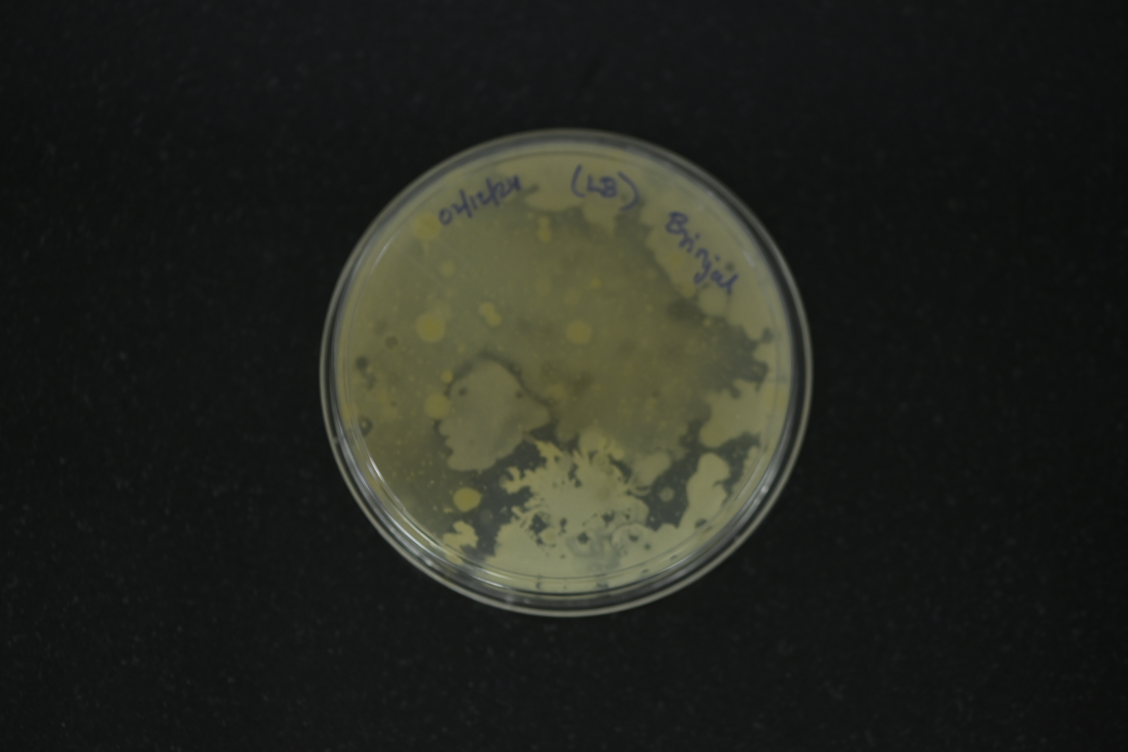
#> input picture dataset/Brinjal-LB/DAY - 3/_BLR6048.JPG, 4512 x 3008 px (shown at 1/4 size)
$ python -i microbial_features.py   (imports and definitions only)
#> lines starting #> are read from the running program, lines starting #| are printed output that depends on the picture; after the words box and inside, x2 and y2 are one past the last pixel; in counts of white or black regions, pixels touching at a corner belong together
# backend/models/microbial_features.py

import cv2
import numpy as np
from skimage.filters import threshold_local
from scipy.spatial import ConvexHull


def extract_microbial_features(image_path: str) -> dict:

    image = cv2.imread(image_path)
#> image is the input picture: shape (3008, 4512, 3); mean B, G, R 31, 37.2, 35.7

    if image is None:
        return {"error": "Image could not be loaded."}

    image = cv2.resize(image, (512, 512))
#> image: shape (512, 512, 3)
    gray = cv2.cvtColor(image, cv2.COLOR_BGR2GRAY)

    # --- STEP 1: Mask Petri Dish (remove background) ---
    blur = cv2.GaussianBlur(gray, (9, 9), 0)
    _, plate_mask = cv2.threshold(blur, 0, 255, cv2.THRESH_BINARY + cv2.THRESH_OTSU)
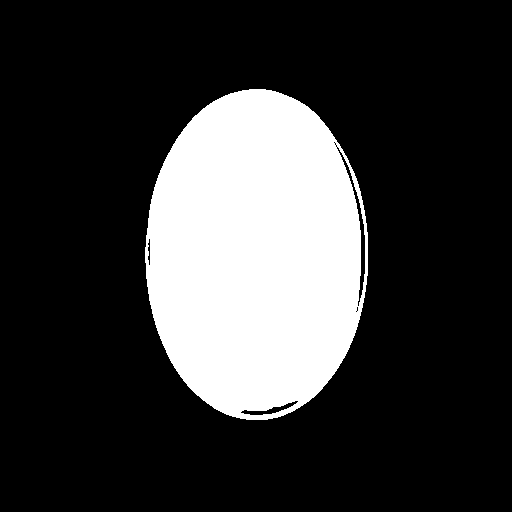
#> plate_mask: shape (512, 512); 21.9% white; 1 white region

    # Keep largest connected component (assume plate)
    contours_plate, _ = cv2.findContours(
        plate_mask, cv2.RETR_EXTERNAL, cv2.CHAIN_APPROX_SIMPLE
    )
#> contours_plate = 1 contour; box (x1, y1, x2, y2) and area: (145, 89, 368, 420) 57774
    largest = max(contours_plate, key=cv2.contourArea)
#> largest = contour of 396 points, box (x1, y1, x2, y2) (145, 89, 368, 420), area 57774
    plate_only = np.zeros_like(gray)
    cv2.drawContours(plate_only, [largest], -1, 255, -1)
#> plate_only: shape (512, 512); 22.2% white; 1 white region, box (x1, y1, x2, y2) and area: (145, 89, 368, 420) 58175

    masked = cv2.bitwise_and(gray, gray, mask=plate_only)

    # --- STEP 2: Improved Colony Segmentation (Adaptive + Edge Preservation) ---
    blur2 = cv2.GaussianBlur(masked, (5, 5), 0)

    # Adaptive threshold to capture faint colonies
    adaptive = threshold_local(blur2, block_size=61, offset=8)
    thresh = (blur2 > adaptive).astype("uint8") * 255
#> thresh: shape (512, 512); 92.9% white; 53 black regions (19 under 20 px), largest, box (x1, y1, x2, y2) and area: (133, 77, 380, 432) 11376, (185, 300, 248, 385) 1537, (289, 276, 344, 362) 1359

    # Morphological cleaning
    kernel = np.ones((3, 3), np.uint8)
    opening = cv2.morphologyEx(thresh, cv2.MORPH_OPEN, kernel, iterations=1)
#> opening: shape (512, 512); 92.8% white; 48 black regions (18 under 20 px), largest, box (x1, y1, x2, y2) and area: (133, 77, 380, 432) 11377, (185, 300, 248, 385) 1572, (289, 276, 344, 362) 1367
    opening = cv2.morphologyEx(opening, cv2.MORPH_CLOSE, kernel, iterations=2)
#> opening: shape (512, 512); 93.7% white; 27 black regions, largest, box (x1, y1, x2, y2) and area: (133, 77, 380, 432) 11374, (190, 302, 247, 384) 1423, (292, 277, 322, 360) 953

    # Distance transform
    dist_transform = cv2.distanceTransform(opening, cv2.DIST_L2, 5)
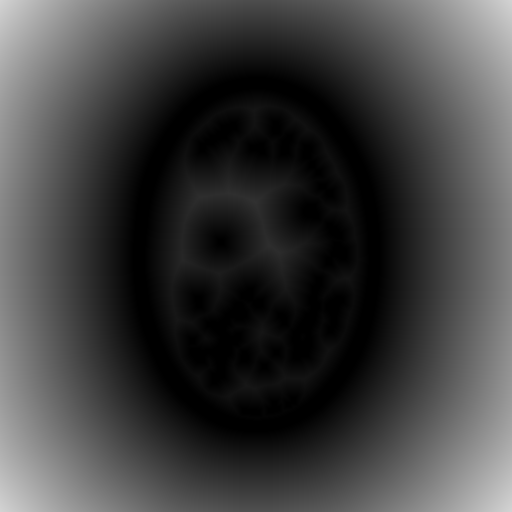
#> dist_transform: shape (512, 512) float32; min 0, max 211.9, mean 63.4
    _, sure_fg = cv2.threshold(
        dist_transform, 0.55 * dist_transform.max(), 255, 0
    )
#> sure_fg: shape (512, 512) float32; 19.3% white; 2 white regions, box (x1, y1, x2, y2) and area: (0, 0, 136, 512) 25507, (377, 0, 512, 512) 25199
    sure_fg = np.uint8(sure_fg)

    sure_bg = cv2.dilate(opening, kernel, iterations=3)
#> sure_bg: shape (512, 512); 98% white; 25 black regions (15 under 20 px), largest, box (x1, y1, x2, y2) and area: (136, 80, 377, 429) 4426, (215, 335, 235, 376) 221, (296, 341, 309, 356) 104
    unknown = cv2.subtract(sure_bg, sure_fg)
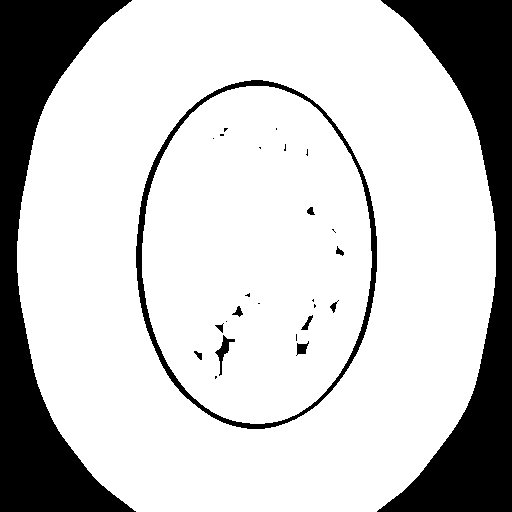
#> unknown: shape (512, 512); 78.7% white; 27 black regions (15 under 20 px), largest, box (x1, y1, x2, y2) and area: (0, 0, 136, 512) 25507, (377, 0, 512, 512) 25199, (136, 80, 377, 429) 4426

    # Marker labeling
    _, markers = cv2.connectedComponents(sure_fg)
#> markers: shape (512, 512) int32; 3 distinct labels, from 0 to 2
    markers = markers + 1
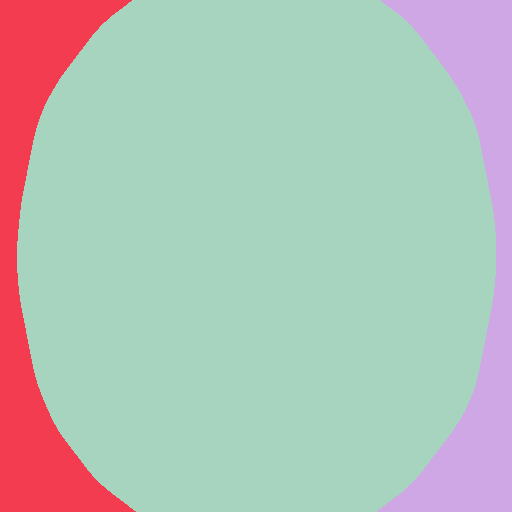
#> markers: shape (512, 512) int32; 3 distinct labels, from 1 to 3; one colour per label, 0 black
    markers[unknown == 255] = 0
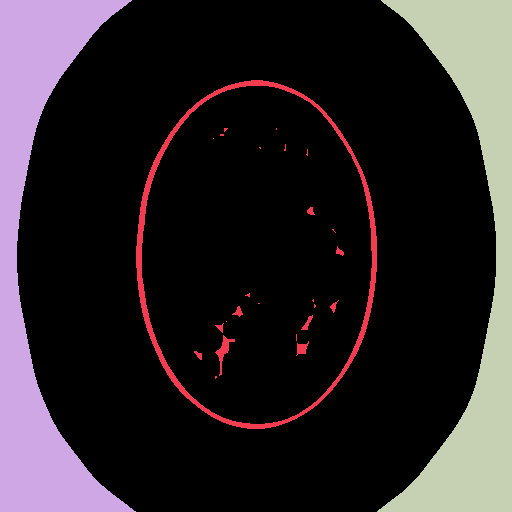
#> markers: shape (512, 512) int32; 4 distinct labels, from 0 to 3; one colour per label, 0 black

    # Watershed
    image_color = cv2.cvtColor(masked, cv2.COLOR_GRAY2BGR)
    markers = cv2.watershed(image_color, markers)
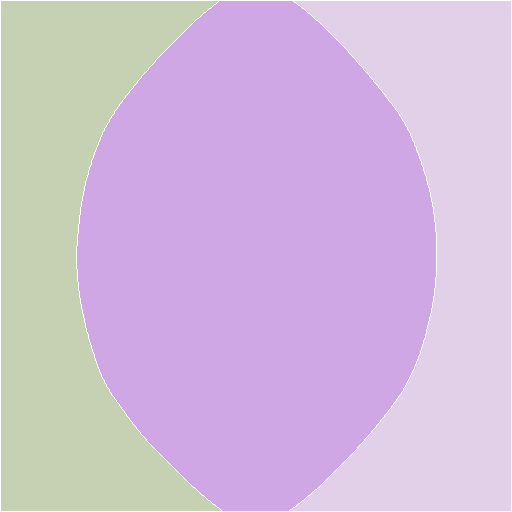
#> markers: shape (512, 512) int32; 4 distinct labels, from -1 to 3; one colour per label, 0 black, -1 white

    # Extract contours from watershed regions
    contours = []
    for marker in np.unique(markers):
        if marker <= 1:
            continue
        region = np.uint8(markers == marker)
        cnts, _ = cv2.findContours(
            region, cv2.RETR_EXTERNAL, cv2.CHAIN_APPROX_SIMPLE
        )
        contours.extend(cnts)
#> this loop made 4 passes
#> marker on pass 1: -1
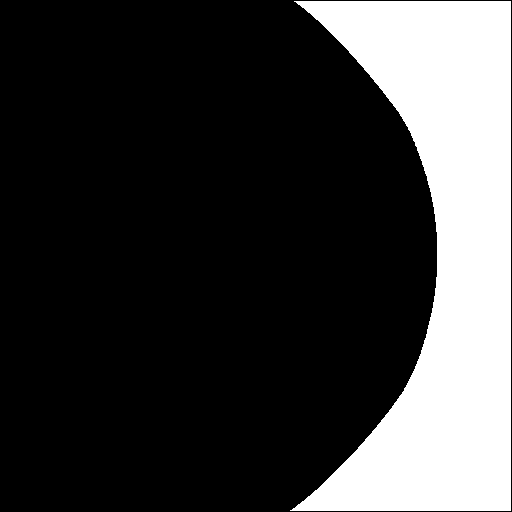
#> region: shape (512, 512); values 0 (black) and 1 (white), 23.1% white; 1 white region
#> after the loop, contours = 2 contours; box (x1, y1, x2, y2) and area: (1, 1, 221, 511) 60270, (290, 1, 511, 511) 59880

    features = []
    centroids = []
    total_colony_area = 0

    for cnt in contours:

        area = cv2.contourArea(cnt)
        if area < 200:
            continue

        perimeter = cv2.arcLength(cnt, True)
        if perimeter == 0:
            continue

        circularity = 4 * np.pi * area / (perimeter ** 2)

        hull = cv2.convexHull(cnt)
        hull_area = cv2.contourArea(hull)
        solidity = area / hull_area if hull_area != 0 else 0

        M = cv2.moments(cnt)
        if M["m00"] != 0:
            cx = int(M["m10"] / M["m00"])
            cy = int(M["m01"] / M["m00"])
            centroids.append((cx, cy))

        total_colony_area += area

        features.append({
            "area": area,
            "circularity": circularity,
            "solidity": solidity
        })
#> this loop made 2 passes
#> (area, perimeter, circularity, hull, hull_area, solidity, cx, cy) on passes 1 to 2: (60270, 1577.2, 0.304, [[217, 1], [220, 510], [1, 510], [1, 1]], 110707.5, 0.544, 67, 256), (59879.5, 1580.6, 0.301, [[510, 1], [510, 510], [290, 510], [294, 1]], 110962, 0.54, 443, 256)
#> after the loop, centroids = [(67, 256), (443, 256)]; features = 2 items; total_colony_area = 120149.5

    if not features:
        return {
            "colony_count": 0,
            "colony_density": 0,
            "coverage_ratio": 0,
            "clustering_index": 0,
            "dominance": "Low"
        }

    colony_count = len(features)
#> colony_count = 2
    plate_area = np.sum(plate_only > 0)
#> plate_area = 58175
    raw_coverage = total_colony_area / plate_area if plate_area != 0 else 0
#> raw_coverage = 2.07
    coverage_ratio = min(raw_coverage, 1.0)
#> coverage_ratio = 1

    # Density weighted by area instead of raw count
    colony_density = min((total_colony_area / plate_area) * 1.2, 1.0)
#> colony_density = 1

    mean_circularity = np.mean([f["circularity"] for f in features])
#> mean_circularity = 0.303
    mean_solidity = np.mean([f["solidity"] for f in features])
#> mean_solidity = 0.542
    areas = [f["area"] for f in features]
#> areas = [60270, 59879.5]
    area_variation = np.std(areas) / (np.mean(areas) + 1e-5)
#> area_variation = 0.00325

    # --- Clustering Index (average nearest neighbor distance inverse normalized) ---
    if len(centroids) > 1:
        distances = []
        for i in range(len(centroids)):
            dists = [
                np.linalg.norm(np.array(centroids[i]) - np.array(centroids[j]))
                for j in range(len(centroids)) if i != j
            ]
            distances.append(min(dists))
#> this loop made 2 passes
#> dists on passes 1 to 2: [376], [376]
#> after the loop, distances = [376, 376]
        mean_nn = np.mean(distances)
#> mean_nn = 376
        clustering_index = 1 / (mean_nn + 1e-5)
#> clustering_index = 0.00266
        clustering_index = min(clustering_index * 25, 1.0)  # normalize
#> clustering_index = 0.0665
    else:
        clustering_index = 0

    # --- Dominance Logic (Calibrated Morphology Thresholds - Phase 1) ---
    # Slightly relaxed bacterial conditions to avoid over-classifying as fungal
    if (
        mean_circularity > 0.65 and
        mean_solidity > 0.75 and
        area_variation < 0.75
    ):
        dominance = "Bacterial"

    # More conservative fungal classification (avoid triggering too easily)
    elif (
        mean_circularity < 0.55 and
        mean_solidity < 0.70 and
        area_variation > 0.85
    ):
        dominance = "Fungal"

    # Everything between becomes Mixed
    else:
        dominance = "Mixed"

    return {
        "colony_count": colony_count,
        "colony_density": round(float(colony_density), 3),
        "coverage_ratio": round(float(coverage_ratio), 3),
        "clustering_index": round(float(clustering_index), 3),
        "mean_circularity": round(float(mean_circularity), 3),
        "mean_solidity": round(float(mean_solidity), 3),
        "area_variation": round(float(area_variation), 3),
        "dominance": dominance
    }

>>> result = extract_microbial_features('../../dataset/Brinjal-LB/DAY - 3/_BLR6048.JPG')
#> result = {'colony_count': 2, 'colony_density': 1, 'coverage_ratio': 1, 'clustering_index': 0.066, 'mean_circularity': 0.303, 'mean_solidity': 0.542, 'area_variation': 0.003, 'dominance': 'Mixed'}
